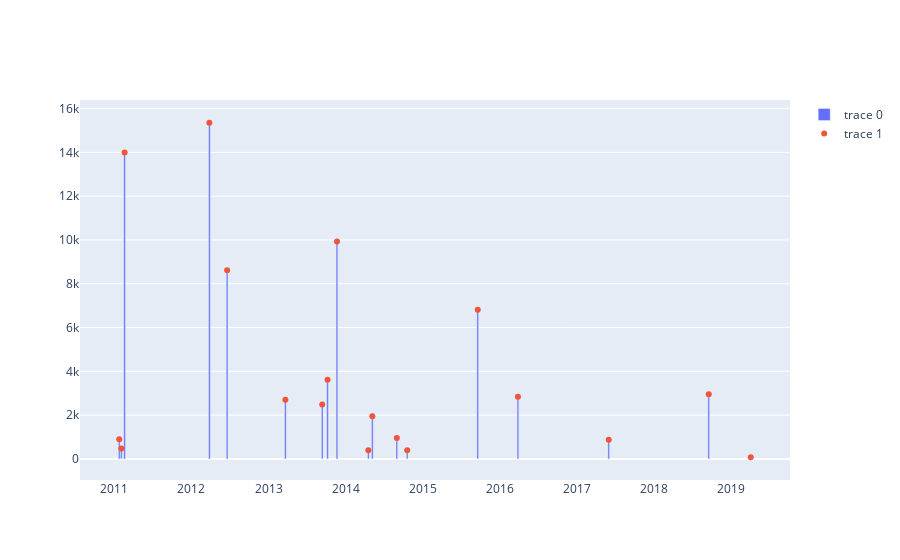

Here is the notebook cell this chart was saved with:
### Code cell
fig = go.Figure()

fig.add_trace(go.Bar(x=repos_features.creation_date, y=repos_features.total_stars))

fig.add_trace(go.Scatter(x=repos_features.creation_date, y=repos_features.total_stars, mode='markers', text=repos_features.repo_name))

fig.show()

### Figure 1 — Plotly figure (JSON) as saved in the notebook; plotly's stock layout.template omitted (floating-point values rounded to 4 significant figures)
{"data": [{"type": "bar", "x": ["2015-09-19 03:14:04", "2012-03-26 15:40:01", "2018-09-17 14:12:05", "2014-10-19 21:45:37", "2013-10-07 13:30:53", "2014-08-31 18:30:26", "2014-05-07 16:59:22", "2011-01-24 17:48:00", "2011-02-19 03:17:12", "2016-03-27 15:18:50", "2013-11-21 05:53:08", "2013-09-12 07:18:21", "2017-05-31 18:01:42", "2012-06-18 18:41:19", "2014-04-18 21:13:25", "2019-04-04 12:11:59", "2011-02-03 15:13:28", "2013-03-21 18:43:22"], "y": [6816, 15353, 2948, 392, 3614, 958, 1949, 899, 13991, 2840, 9928, 2488, 879, 8619, 392, 75, 475, 2696]}, {"mode": "markers", "text": ["altair", "bokeh", "chartify", "diagram", "ggpy", "glumpy", "holoviews", "mayavi", "matplotlib", "missingno", "plotly.py", "pyqtgraph", "pyvista", "seaborn", "toyplot", "three.py", "veusz", "vispy"], "type": "scatter", "x": ["2015-09-19 03:14:04", "2012-03-26 15:40:01", "2018-09-17 14:12:05", "2014-10-19 21:45:37", "2013-10-07 13:30:53", "2014-08-31 18:30:26", "2014-05-07 16:59:22", "2011-01-24 17:48:00", "2011-02-19 03:17:12", "2016-03-27 15:18:50", "2013-11-21 05:53:08", "2013-09-12 07:18:21", "2017-05-31 18:01:42", "2012-06-18 18:41:19", "2014-04-18 21:13:25", "2019-04-04 12:11:59", "2011-02-03 15:13:28", "2013-03-21 18:43:22"], "y": [6816, 15353, 2948, 392, 3614, 958, 1949, 899, 13991, 2840, 9928, 2488, 879, 8619, 392, 75, 475, 2696]}], "layout": {"autosize": true, "xaxis": {"autorange": true, "range": ["2010-07-30 06:30:55.1201", "2019-09-29 23:29:03.8799"], "type": "date"}, "yaxis": {"autorange": true, "range": [-1186.0, 16610.0], "type": "linear"}}}
